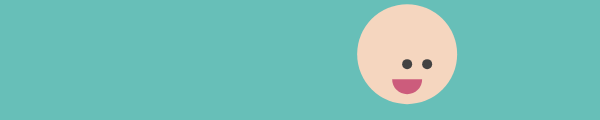
Frame 1 (no input)
Frame 60 (no input): identical to frame 1, image omitted
Frame 120 (the mouse pressed at the canvas centre since frame 60): identical to frame 1, image omitted

The p5.js sketch that drew this single still picture (run headless with seeded random() and noise() and a simulated clock; from frame 60 on, the mouse is pressed at the canvas centre):

// p5.js sketch
// ── sketch.js
//Declare variables
var x;
var y;

var backgroundHue;
var faceHue;
var backgroundGrayValue;
var mouthHue;

function setup() {
  createCanvas(600, 120);
  noStroke();

  //Initialize variables
  x = random(50, 550);
  y = random(50, 70);

  //Set the color mode to HSB
  colorMode(HSB);

  // Pick a greenish-blue hue value for the background
  backgroundHue = random(153, 182);

  // Pick a pinkish-yellow hue for the face
  faceHue = random(12, 53);

  // Pick a dark gray for the eyes
  backgroundGray = random(10, 30);

  // Pick a pinkishRed for the mouth
  mouthHue = random(340, 350);

}

function draw() {

  background(backgroundHue, 46, 75);//sky blue

  //Face
  fill(faceHue, 22, 96);//emoji yellow
  ellipse(x, y, 100, 100);
  
  //Eye 1
  fill(backgroundGray);//dark gray
  ellipse(x, y+10, 10, 10);
  
  //Eye 2
  ellipse(x+20, y+10, 10, 10);
  
  //Mouth
  fill(mouthHue, 55, 80);//reddish orange
  arc(x, y+25, 30, 30, 0, radians(180), PIE);  

  
  
}
